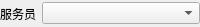
<?xml version="1.0" encoding="UTF-8"?>
<ui version="4.0">
 <class>w_rpt_report_frame_servantpromotquery</class>
 <widget class="QWidget" name="w_rpt_report_frame_servantpromotquery">
  <property name="geometry">
   <rect>
    <x>0</x>
    <y>0</y>
    <width>200</width>
    <height>27</height>
   </rect>
  </property>
  <property name="windowTitle">
   <string>Dialog</string>
  </property>
  <layout class="QHBoxLayout" name="horizontalLayout" stretch="0,1">
   <property name="leftMargin">
    <number>0</number>
   </property>
   <property name="topMargin">
    <number>0</number>
   </property>
   <property name="rightMargin">
    <number>0</number>
   </property>
   <property name="bottomMargin">
    <number>0</number>
   </property>
   <item>
    <widget class="QLabel" name="label">
     <property name="text">
      <string>服务员</string>
     </property>
    </widget>
   </item>
   <item>
    <widget class="lds_ComboBox" name="comboBox_servant"/>
   </item>
  </layout>
 </widget>
 <customwidgets>
  <customwidget>
   <class>lds_ComboBox</class>
   <extends>QComboBox</extends>
   <header>lds_combobox.h</header>
  </customwidget>
 </customwidgets>
 <resources/>
 <connections/>
</ui>
